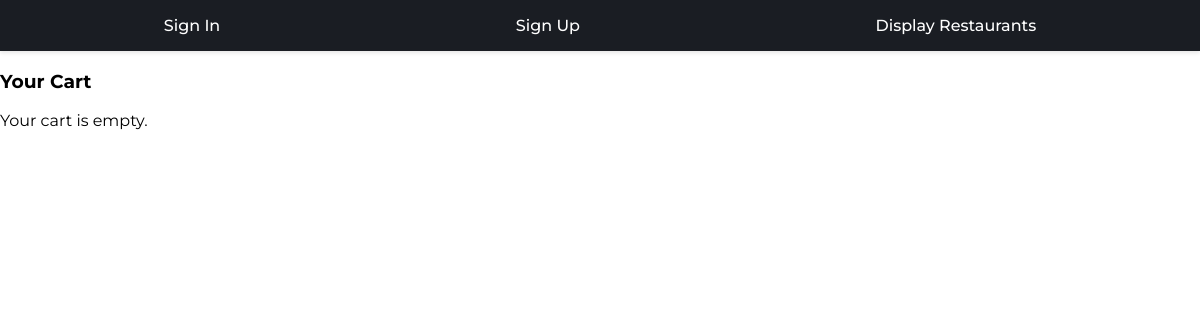
Page /show_cart/vamshi/ on the earlier database version.
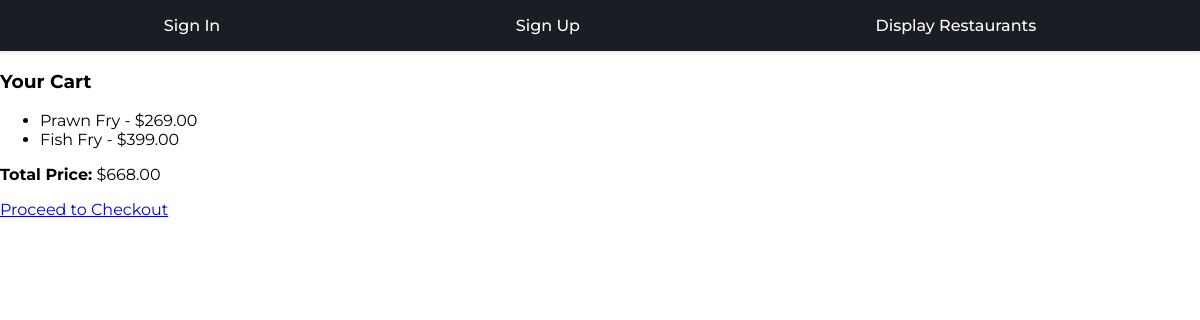
Same page on the later database version.
### delivery/models.py (models this page shows, shortened)
class Menu(models.Model):
    res = models.ForeignKey(
        Restaurants,
        on_delete=models.CASCADE
    )
    item_name = models.CharField(max_length=100)
    description = models.TextField(blank = True, null = True)
    price = models.DecimalField(max_digits = 6, decimal_places = 2)
    is_available = models.BooleanField(default = True)
    category = models.CharField(max_length=50)

### delivery/views.py (the view)
# urls.py: path('show_cart/<str:username>/',views.show_cart,name = "show_cart"),
def show_cart(request, username):
    customer = Customer.objects.get(username=username)
    cart = Cart.objects.filter(customer= customer).first()
    items = cart.items.all() if cart else []
    total_price = cart.total_price() if cart else 0
    return render(request, 'delivery/show_cart.html', {'items':items, 'total_price':total_price,'username':username})

### delivery/models.py (called while the page is built)
    def total_price(self):
        return sum(item.price for item in self.items.all())

### delivery/templates/delivery/show_cart.html (shortened to what this page needs)
<!DOCTYPE html>
<html lang="en">
<head>
</head>
<body>
    <nav>
        <ul>
            <li><a href="{% url 'delivery:sign_in' %}" class="{% if request.path == '/signin/' %}active{% endif %}">Sign In</a></li>
            <li><a href="{% url 'delivery:sign_up' %}" class="{% if request.path == '/signup/' %}active{% endif %}">Sign Up</a></li>
            <li><a href="{% url 'delivery:cusdisplay_res' username %}" class="{% if request.path == '/cusdisplay_res/' %}active{% endif %}">Display Restaurants</a></li>
        </ul>
    </nav>
    <div class="cart-container">
        <h3>Your Cart</h3>
        {% if items %}
        <ul>
          {% for item in items %}
          <li>{{ item.item_name }} - ${{ item.price }}</li>
          {% endfor %}
        </ul>
        <p><strong>Total Price:</strong> ${{ total_price }}</p>
        <a href="{% url 'delivery:checkout' username %}" class="checkout-btn">Proceed to Checkout</a>
        {% else %}
        <p>Your cart is empty.</p>
        {% endif %}
      </div>
</body>
</html>

Differences in the rows shown:
now on this page (row unchanged): Menu: item_name "Prawn Fry", price "269.00"
added Menu: item_name "Fish Fry", price "399.00"
Other differences:
{{ total_price }}: (not shown) → "668.00"
text no longer shown: "Your cart is empty."
text now shown: "Total Price: $ Proceed to Checkout"
